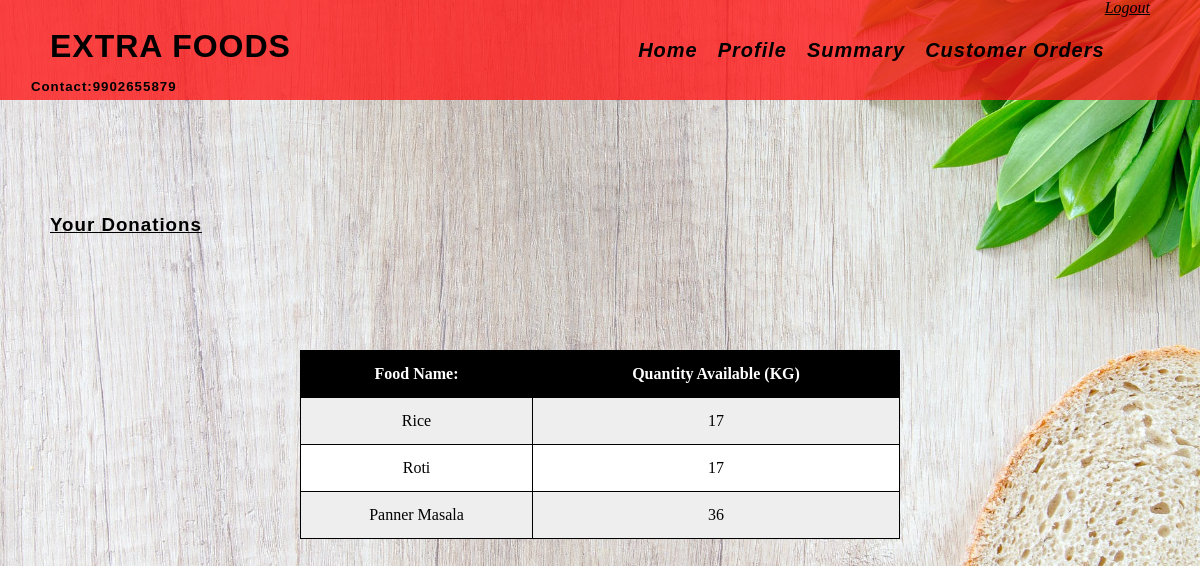
The page /your_donations.php (signed in) on the database its author committed.
### tables this page shows
CREATE TABLE `item` (
  `Resto_id` int(11) NOT NULL,
  `Item_id` int(11) NOT NULL,
  `Item_name` varchar(255) NOT NULL,
  `Item_quantity` double NOT NULL
);

### your_donations.php (the view, shortened to what this page needs)
<!DOCTYPE html>
<html lang="en">
<head>
	<link rel="stylesheet" type="text/css" href="style/reset.css">
	<link rel="stylesheet" type="text/css" href="style/responsive.css">
</head>
<body>
<section class="">
		<?php
			include 'header2.php';
		?>
	</section>
	<section class="listings">
		<div class="wrapper">
				<h3 style="text-decoration: underline;">Your Donations</h3>
</section>
<table align="center">
							<tr>
								<th>Food Name:</th>
								<th>Quantity Available (KG)</th>
							</tr>
							<?php
								include 'connection.php';
								$rid=$_SESSION['cid'];
								$select = "SELECT Item_name,Item_quantity from item where Resto_id='$rid' and Item_quantity>0 ";
								$result = $conn->query($select);
								while($row = $result->fetch_assoc()){
							?>
							<tr>
								<td><?php echo $row['Item_name'] ?></td>
								<td><?php echo $row['Item_quantity']?></td>
							</tr>
							<?php
								}
								?>
</table>

### style/responsive.css (style rules this page uses)
body { background-image: url("bg4.jpg"); background-repeat: no-repeat; background-size: cover; }
.wrapper { max-width: 1100px; margin: 0 auto; position: relative; }
h1, h2, h3, h4, h5 ,h6 { color: #000000; font-family: "lato-regular", Helvetica, Arial, sans-serif; letter-spacing: 1px; }
h3 { font-size: 1.17em; margin: .83em 0 }
h1, h2, h3, h4, h5, h6 { font-weight: bolder }
.listings { padding: 100px 0; }

### your_donations.php (style rules this page uses)
table, th, td,tr { padding: 15px; border: 1px solid black; text-align:center; }
table { width:50%; margin-left:25%; margin-right:25%; }
tr:nth-child(even) { background-color: #eee; }
tr:nth-child(odd) { background-color: #fff; }
th { background-color: black; color: white; }

### rows shown on the page
item: Item_name "Rice", Item_quantity "17"
item: Item_name "Roti", Item_quantity "17"
item: Item_name "Panner Masala", Item_quantity "36"
